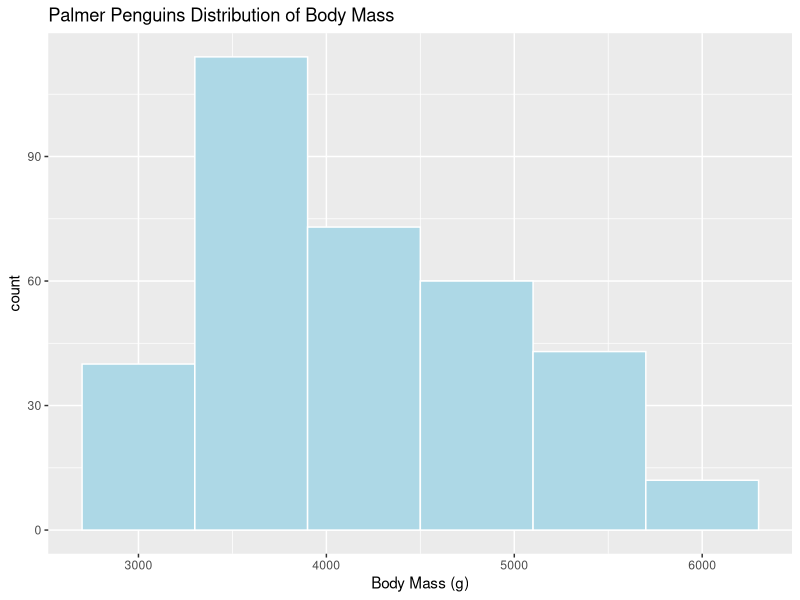
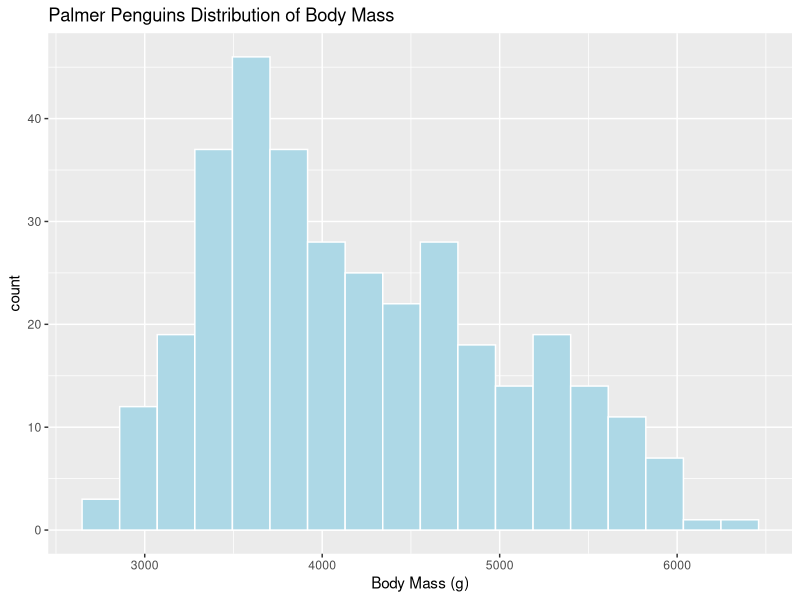
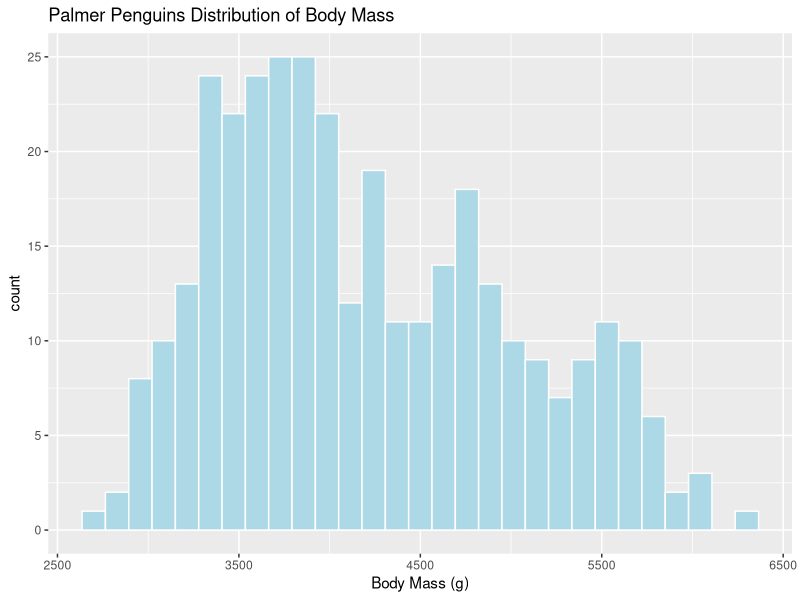
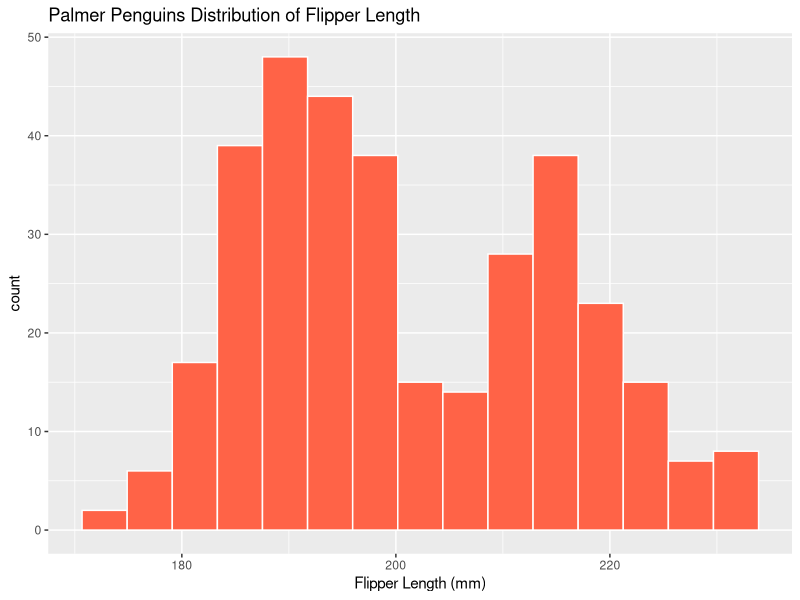
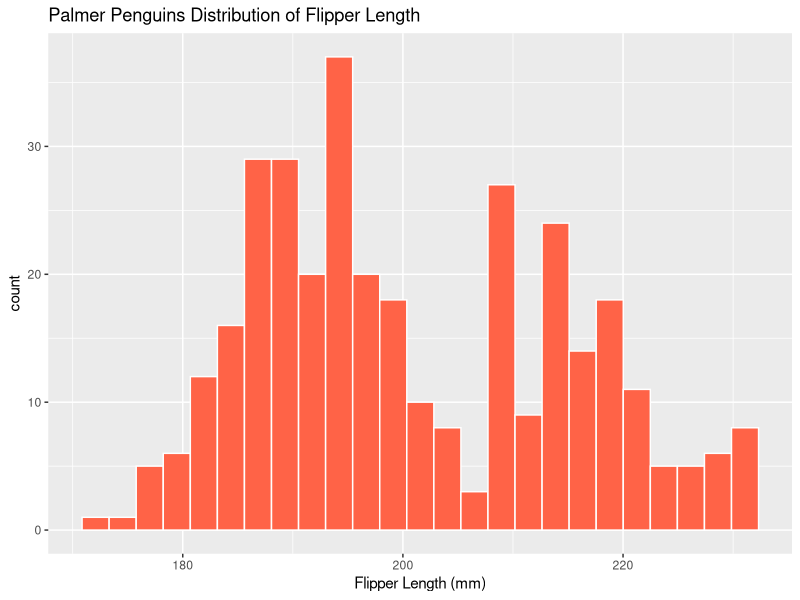
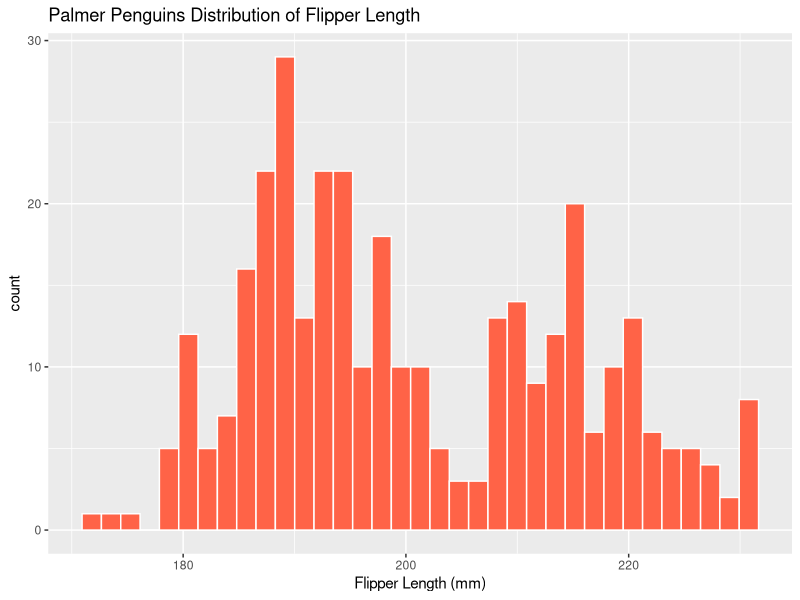

Source code (R) for these figures, in order:
## ---- chunk 1
#| include: false
library(ggplot2)
library(dplyr)
library(palmerpenguins)
## ---- chunk 2
ggplot(penguins, aes(x=penguins$body_mass_g)) +
    geom_histogram(color = "white", 
                   fill = "lightblue", 
                   bins = 7)+
    labs(title = "Palmer Penguins Distribution of Body Mass",
           x = "Body Mass (g)")
## ---- chunk 3
ggplot(penguins, aes(x=penguins$body_mass_g)) +
    geom_histogram(color = "white", 
                   fill = "lightblue", 
                   bins = 18)+
    labs(title = "Palmer Penguins Distribution of Body Mass",
           x = "Body Mass (g)")
## ---- chunk 4
ggplot(penguins, aes(x=penguins$body_mass_g)) +
    geom_histogram(color = "white", 
                   fill = "lightblue", 
                   bins = 29)+
    labs(title = "Palmer Penguins Distribution of Body Mass",
           x = "Body Mass (g)")
## ---- chunk 5

  ggplot(penguins, aes(x=penguins$flipper_length_mm )) +
    geom_histogram(color = "white", 
                   fill = "tomato1", 
                   bins = 15)+
    labs(title = "Palmer Penguins Distribution of Flipper Length",
           x = "Flipper Length (mm)")
## ---- chunk 6

  ggplot(penguins, aes(x=penguins$flipper_length_mm )) +
    geom_histogram(color = "white", 
                   fill = "tomato1", 
                   bins = 25)+
    labs(title = "Palmer Penguins Distribution of Flipper Length",
           x = "Flipper Length (mm)")
## ---- chunk 7

  ggplot(penguins, aes(x=penguins$flipper_length_mm )) +
    geom_histogram(color = "white", 
                   fill = "tomato1", 
                   bins = 35)+
    labs(title = "Palmer Penguins Distribution of Flipper Length",
           x = "Flipper Length (mm)")
